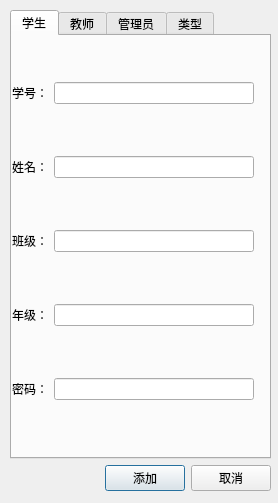
<?xml version="1.0" encoding="UTF-8"?>
<ui version="4.0">
 <class>Addinformation</class>
 <widget class="QDialog" name="Addinformation">
  <property name="geometry">
   <rect>
    <x>0</x>
    <y>0</y>
    <width>278</width>
    <height>503</height>
   </rect>
  </property>
  <property name="windowTitle">
   <string>Dialog</string>
  </property>
  <widget class="QWidget" name="layoutWidget">
   <property name="geometry">
    <rect>
     <x>10</x>
     <y>10</y>
     <width>261</width>
     <height>481</height>
    </rect>
   </property>
   <layout class="QVBoxLayout" name="verticalLayout_4">
    <item>
     <widget class="QTabWidget" name="tabWidget">
      <property name="currentIndex">
       <number>0</number>
      </property>
      <widget class="QWidget" name="tab">
       <attribute name="title">
        <string>学生</string>
       </attribute>
       <widget class="QWidget" name="layoutWidget">
        <property name="geometry">
         <rect>
          <x>0</x>
          <y>0</y>
          <width>242</width>
          <height>411</height>
         </rect>
        </property>
        <layout class="QVBoxLayout" name="verticalLayout">
         <item>
          <layout class="QHBoxLayout" name="horizontalLayout_2">
           <item>
            <widget class="QLabel" name="label">
             <property name="text">
              <string>学号：</string>
             </property>
            </widget>
           </item>
           <item>
            <widget class="QLineEdit" name="lineEdit_StudentID"/>
           </item>
          </layout>
         </item>
         <item>
          <layout class="QHBoxLayout" name="horizontalLayout_3">
           <item>
            <widget class="QLabel" name="label_2">
             <property name="text">
              <string>姓名：</string>
             </property>
            </widget>
           </item>
           <item>
            <widget class="QLineEdit" name="lineEdit_StudentName"/>
           </item>
          </layout>
         </item>
         <item>
          <layout class="QHBoxLayout" name="horizontalLayout_4">
           <item>
            <widget class="QLabel" name="label_4">
             <property name="text">
              <string>班级：</string>
             </property>
            </widget>
           </item>
           <item>
            <widget class="QLineEdit" name="lineEdit_Class"/>
           </item>
          </layout>
         </item>
         <item>
          <layout class="QHBoxLayout" name="horizontalLayout_5">
           <item>
            <widget class="QLabel" name="label_3">
             <property name="text">
              <string>年级：</string>
             </property>
            </widget>
           </item>
           <item>
            <widget class="QLineEdit" name="lineEdit_Grade"/>
           </item>
          </layout>
         </item>
         <item>
          <layout class="QHBoxLayout" name="horizontalLayout_6">
           <item>
            <widget class="QLabel" name="label_5">
             <property name="text">
              <string>密码：</string>
             </property>
            </widget>
           </item>
           <item>
            <widget class="QLineEdit" name="lineEdit_StudentPassword"/>
           </item>
          </layout>
         </item>
        </layout>
       </widget>
      </widget>
      <widget class="QWidget" name="tab_2">
       <attribute name="title">
        <string>教师</string>
       </attribute>
       <widget class="QWidget" name="layoutWidget_2">
        <property name="geometry">
         <rect>
          <x>0</x>
          <y>0</y>
          <width>242</width>
          <height>411</height>
         </rect>
        </property>
        <layout class="QVBoxLayout" name="verticalLayout_2">
         <item>
          <layout class="QHBoxLayout" name="horizontalLayout_7">
           <item>
            <widget class="QLabel" name="label_6">
             <property name="text">
              <string>工号：</string>
             </property>
            </widget>
           </item>
           <item>
            <widget class="QLineEdit" name="lineEdit_TeahcerID"/>
           </item>
          </layout>
         </item>
         <item>
          <layout class="QHBoxLayout" name="horizontalLayout_8">
           <item>
            <widget class="QLabel" name="label_7">
             <property name="text">
              <string>姓名：</string>
             </property>
            </widget>
           </item>
           <item>
            <widget class="QLineEdit" name="lineEdit_TeacherName"/>
           </item>
          </layout>
         </item>
         <item>
          <layout class="QHBoxLayout" name="horizontalLayout_9">
           <item>
            <widget class="QLabel" name="label_8">
             <property name="text">
              <string>密码：</string>
             </property>
            </widget>
           </item>
           <item>
            <widget class="QLineEdit" name="lineEdit_TeacherPassword"/>
           </item>
          </layout>
         </item>
         <item>
          <layout class="QHBoxLayout" name="horizontalLayout_10">
           <item>
            <widget class="QLabel" name="label_9">
             <property name="text">
              <string>科目：</string>
             </property>
            </widget>
           </item>
           <item>
            <widget class="QComboBox" name="comboBox">
             <item>
              <property name="text">
               <string>未选择</string>
              </property>
             </item>
            </widget>
           </item>
           <item>
            <spacer name="horizontalSpacer_2">
             <property name="orientation">
              <enum>Qt::Horizontal</enum>
             </property>
             <property name="sizeHint" stdset="0">
              <size>
               <width>40</width>
               <height>20</height>
              </size>
             </property>
            </spacer>
           </item>
          </layout>
         </item>
        </layout>
       </widget>
      </widget>
      <widget class="QWidget" name="tab_3">
       <attribute name="title">
        <string>管理员</string>
       </attribute>
       <widget class="QSplitter" name="splitter">
        <property name="geometry">
         <rect>
          <x>0</x>
          <y>0</y>
          <width>241</width>
          <height>411</height>
         </rect>
        </property>
        <property name="orientation">
         <enum>Qt::Vertical</enum>
        </property>
        <widget class="QWidget" name="layoutWidget_3">
         <layout class="QHBoxLayout" name="horizontalLayout_11">
          <item>
           <widget class="QLabel" name="label_10">
            <property name="text">
             <string>工号：</string>
            </property>
           </widget>
          </item>
          <item>
           <widget class="QLineEdit" name="lineEdit_ManagerID"/>
          </item>
         </layout>
        </widget>
        <widget class="QWidget" name="layoutWidget_4">
         <layout class="QHBoxLayout" name="horizontalLayout_12">
          <item>
           <widget class="QLabel" name="label_11">
            <property name="text">
             <string>姓名：</string>
            </property>
           </widget>
          </item>
          <item>
           <widget class="QLineEdit" name="lineEdit_ManagerName"/>
          </item>
         </layout>
        </widget>
        <widget class="QWidget" name="layoutWidget_5">
         <layout class="QHBoxLayout" name="horizontalLayout_13">
          <item>
           <widget class="QLabel" name="label_12">
            <property name="text">
             <string>密码：</string>
            </property>
           </widget>
          </item>
          <item>
           <widget class="QLineEdit" name="lineEdit_ManagerPassword"/>
          </item>
         </layout>
        </widget>
       </widget>
      </widget>
      <widget class="QWidget" name="tab_4">
       <attribute name="title">
        <string>类型</string>
       </attribute>
       <widget class="QSplitter" name="splitter_2">
        <property name="geometry">
         <rect>
          <x>0</x>
          <y>0</y>
          <width>242</width>
          <height>411</height>
         </rect>
        </property>
        <property name="orientation">
         <enum>Qt::Vertical</enum>
        </property>
        <widget class="QWidget" name="layoutWidget_6">
         <layout class="QVBoxLayout" name="verticalLayout_3">
          <item>
           <layout class="QHBoxLayout" name="horizontalLayout_16">
            <item>
             <widget class="QLabel" name="label_15">
              <property name="text">
               <string>编号：</string>
              </property>
             </widget>
            </item>
            <item>
             <widget class="QLineEdit" name="lineEdit_TypeID"/>
            </item>
           </layout>
          </item>
          <item>
           <layout class="QHBoxLayout" name="horizontalLayout_17">
            <item>
             <widget class="QLabel" name="label_16">
              <property name="text">
               <string>类型：</string>
              </property>
             </widget>
            </item>
            <item>
             <widget class="QLineEdit" name="lineEdit_TypeName"/>
            </item>
           </layout>
          </item>
         </layout>
        </widget>
       </widget>
      </widget>
     </widget>
    </item>
    <item>
     <layout class="QHBoxLayout" name="horizontalLayout">
      <item>
       <spacer name="horizontalSpacer">
        <property name="orientation">
         <enum>Qt::Horizontal</enum>
        </property>
        <property name="sizeHint" stdset="0">
         <size>
          <width>40</width>
          <height>20</height>
         </size>
        </property>
       </spacer>
      </item>
      <item>
       <widget class="QPushButton" name="pushButton_Add">
        <property name="text">
         <string>添加</string>
        </property>
       </widget>
      </item>
      <item>
       <widget class="QPushButton" name="pushButton_Cancel">
        <property name="text">
         <string>取消</string>
        </property>
       </widget>
      </item>
     </layout>
    </item>
   </layout>
  </widget>
 </widget>
 <resources/>
 <connections/>
</ui>
